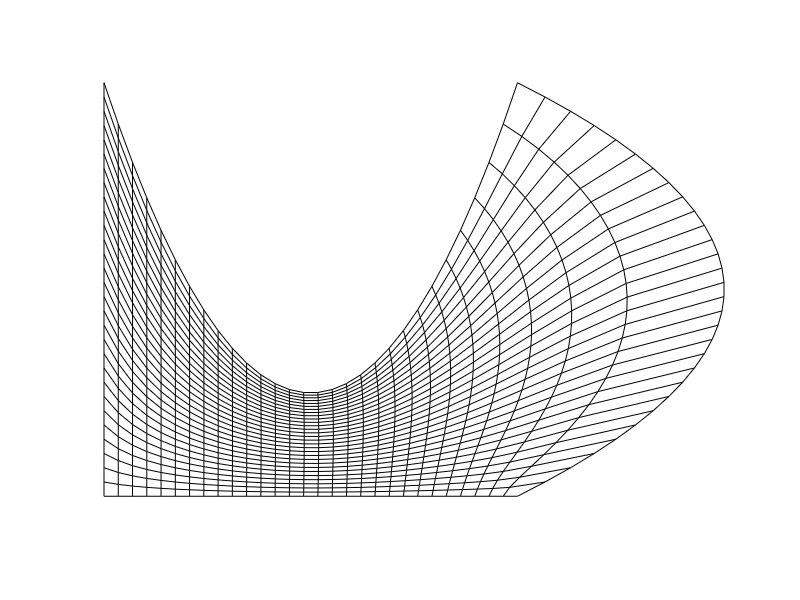

This chart was generated by the following MATLAB code:
clear all
close all
clc

clc 
clear all ;

% Resolucao dos eixos xi e eta
m = 30 ;
n = 30 ;

% Discretizando valores xi e eta
xi = linspace(0.,1,m) ;
eta = linspace(0.,1.,n) ;
dxi = xi(2)-xi(1);
deta = eta(2) - eta(1);

[xi eta] = meshgrid(xi, eta);

% Alocando matrizes para os eixos X e Y
X = zeros(m,n) ;
Y = zeros(m,n) ;

% Fronteiras do dominio fisico

% Swan

Rb_xi = xi;
Rb_eta = zeros(size(xi));
Rt_xi = xi;
Rt_eta = 1 - 3*xi + 3 * xi.^2;

Rl_xi = zeros(size(eta));
Rl_eta = eta;
Rr_xi = 1 + 2 * eta - 2 * eta.^2;
Rr_eta = eta;


% Chevron

% Rb_xi = xi;
% Rb_eta = double(xi<=0.5).*(-xi)+double(xi>0.5).*(xi-1);
% Rt_xi = xi;
% Rt_eta = double(xi<=0.5).*(1-xi)+double(xi>0.5).*(xi);
% 
% Rl_xi = zeros(size(eta));
% Rl_eta = eta;
% Rr_xi = ones(size(eta));
% Rr_eta = eta;



A = [Rb_xi(1,1) Rb_eta(1,1)];
B = [Rt_xi(1,1) Rt_eta(1,1)];
C = [Rr_xi(1,1) Rr_eta(1,1)];
D = [Rt_xi(end,end) Rt_eta(end,end)];


X = (1-xi) .* Rl_xi + xi .* Rr_xi + (1-eta) .* Rb_xi + eta .* Rt_xi ...
    -((1-xi) .* (1-eta) * A(1) + (1 - xi) .* eta * B(1) + xi .* (1 - eta) * C(1) + xi .* eta * D(1));

Y = (1-xi) .* Rl_eta + xi .* Rr_eta + (1-eta) .* Rb_eta + eta .* Rt_eta ...
    -((1-xi) .* (1-eta) * A(2) + (1 - xi) .* eta * B(2) + xi .* (1 - eta) * C(2) + xi .* eta * D(2));


epsilon = 1;
k = 0;
while epsilon >1e-6;
    g1_X = (X(2:end-1,3:end) - X(2:end-1,1:end-2)) / (2 * dxi);
    g1_Y = (Y(2:end-1,3:end) - Y(2:end-1,1:end-2)) / (2 * deta);

    g2_X = (X(3:end,2:end-1) - X(1:end-2,2:end-1)) / (2 * dxi);
    g2_Y = (Y(3:end,2:end-1) - Y(1:end-2,2:end-1)) / (2 * deta);

    g11 = g1_X .^2 + g1_Y .^2;
    g22 = g2_X .^2 + g2_Y .^2;
    g12 = g1_X .* g2_X + g1_Y .* g2_Y;

    a = 4 * deta^2 * g22;
    b = 4 * deta * dxi * g12;
    c = 4 * dxi^2 * g11;
    
    X_old = X;
    Y_old = Y;
    X(2:end-1,2:end-1) = 1 ./ (2 * (a + c)) .* ( a .* (X(2:end-1,3:end) + X(2:end-1,1:end-2)) ...
        + c .* (X(3:end,2:end-1) + X(1:end-2,2:end-1)) ...
        - 0.5 * b .* (X(3:end,3:end)+X(1:end-2,1:end-2) - X(3:end,1:end-2) - X(1:end-2,3:end)));

    Y(2:end-1,2:end-1) = 1 ./ (2 * (a + c)) .* ( a .* (Y(2:end-1,3:end) + Y(2:end-1,1:end-2)) ...
        + c .* (Y(3:end,2:end-1) + Y(1:end-2,2:end-1)) ...
        - 0.5 * b .* (Y(3:end,3:end)+Y(1:end-2,1:end-2) - Y(3:end,1:end-2) - Y(1:end-2,3:end)));
    epsilon = sum(sum(sqrt((X-X_old).^2+ (Y-Y_old).^2))) / (m*n);
    k = k+1;
end
k


% Plotando
figure
set(gcf,'color','w') ;
axis equal;
axis off
box on
hold on
plot(X,Y,'k')
plot(X',Y','k')